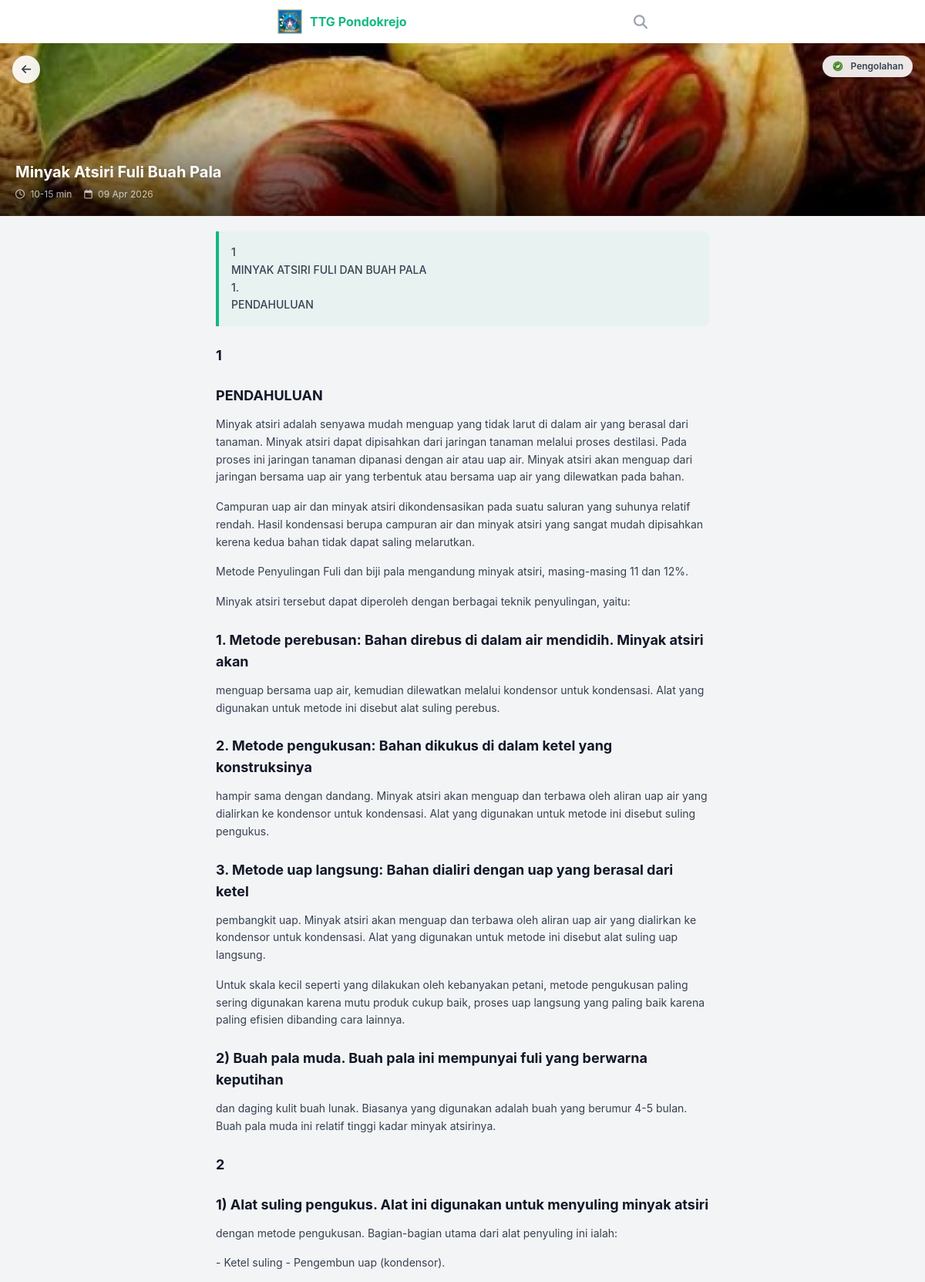
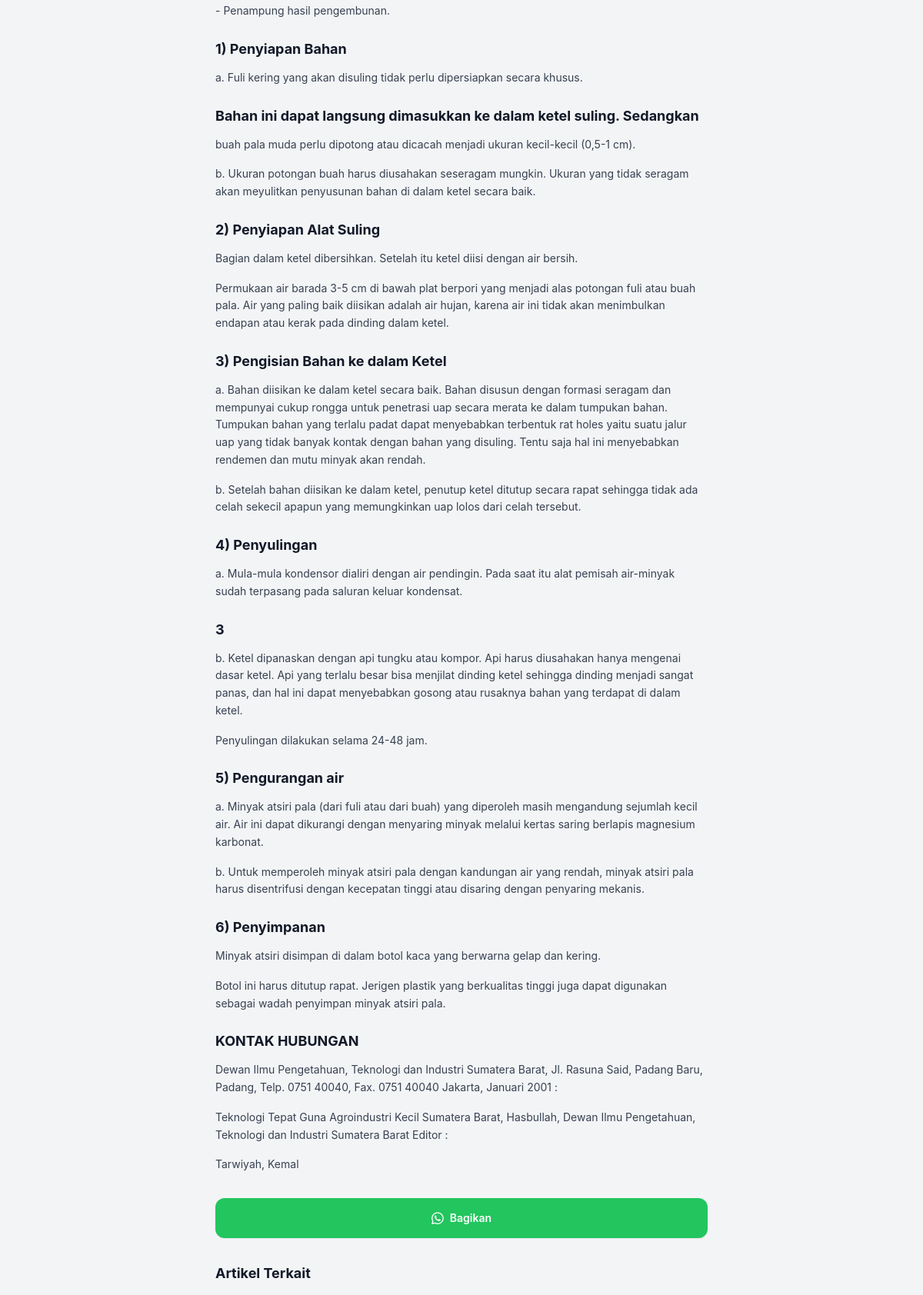
Page /tutorial.php?id=83 (upper part) on the committed database (2 pictures, top to bottom).
### tables this page shows
CREATE TABLE tutorials (
            id INTEGER PRIMARY KEY AUTOINCREMENT,
            title TEXT NOT NULL,
            slug TEXT UNIQUE NOT NULL,
            description TEXT,
            difficulty TEXT, -- 'Easy', 'Medium', 'Hard'
            duration INTEGER, -- in minutes
            category_id INTEGER,
            author_id INTEGER,
            created_at DATETIME DEFAULT CURRENT_TIMESTAMP,
            view_count INTEGER DEFAULT 0,
            image_path TEXT, video_url TEXT, pdf_path TEXT, -- Main thumbnail
            FOREIGN KEY(category_id) REFERENCES categories(id),
            FOREIGN KEY(author_id) REFERENCES users(id)
        );

CREATE TABLE categories (
            id INTEGER PRIMARY KEY AUTOINCREMENT,
            name TEXT NOT NULL,
            icon_class TEXT -- e.g. fa-leaf for fontawesome or just text
        );

CREATE TABLE steps (
            id INTEGER PRIMARY KEY AUTOINCREMENT,
            tutorial_id INTEGER NOT NULL,
            step_number INTEGER NOT NULL,
            title TEXT,
            content TEXT,
            image_path TEXT,
            FOREIGN KEY(tutorial_id) REFERENCES tutorials(id) ON DELETE CASCADE
        );

### includes/icons_map.php (called while the page is built)
<?php
return [
    'pertanian' => 'pertanian.png',
    'peternakan' => 'peternakan.png',
    'perikanan' => 'perikanan.png',
    'energi' => 'energi.png',
    'kerajinan' => 'kerajinan.png',
    'pengolahan limbah' => 'pengolahan limbah.png',
    'daur ulang' => 'daur-ulang.png',
    'pengolahan' => 'pengolahan.png',
    'pengairan' => 'pengairan.png',
    'tanaman obat' => 'herbal.png',
    'ramah lingkungan' => 'ramah lingkungan.png',
    'berita' => 'edukas.png',
    'tak berkategori' => 'tak berkategori.png',
    'teknologi tepat guna' => 'ide.png',
    'budidaya' => 'pertanian.png',
    'tenaga surya' => 'energi.png',
    'pembangkit listrik' => 'energi.png',
];
?>

### public/tutorial.php (the view, shortened to what this page needs)
<?php
require_once __DIR__ . '/../includes/functions.php';
$pdo = connectDB();
$id = (int)$_GET['id'];
$stmt = $pdo->prepare("SELECT t.*, c.name as category_name FROM tutorials t JOIN categories c ON t.category_id = c.id WHERE t.id = ?");
$stmt->execute([$id]);
$tutorial = $stmt->fetch();
$stmt = $pdo->prepare("SELECT * FROM steps WHERE tutorial_id = ? ORDER BY step_number ASC");
$stmt->execute([$id]);
$allSteps = $stmt->fetchAll();
$steps = array_filter($allSteps, function($s) { return !empty($s['title']) || !empty($s['content']); });
$stmt = $pdo->prepare("SELECT id, title, image_path FROM tutorials WHERE category_id = ? AND id != ? ORDER BY RANDOM() LIMIT 3");
$stmt->execute([$tutorial['category_id'], $id]);
$related = $stmt->fetchAll();
require_once __DIR__ . '/../includes/header.php';
?>
<div class="pb-20">
    <div class="relative h-56 bg-gray-200">
        <?php if($tutorial['image_path']): ?>
            <img src="<?php echo BASE_URL . $tutorial['image_path']; ?>" class="w-full h-full object-cover" alt="">
        <?php else: ?>
            <div class="w-full h-full bg-gradient-to-br from-primary to-primary-dark flex items-center justify-center"><i class="fas fa-book-open text-5xl text-white/50"></i></div>
        <?php endif; ?>
        <div class="absolute inset-0 bg-gradient-to-t from-black/70 via-black/20 to-transparent"></div>
        <a href="javascript:history.back()" class="absolute top-4 left-4 w-9 h-9 bg-white/90 backdrop-blur rounded-full flex items-center justify-center shadow"><i class="fas fa-arrow-left text-gray-700 text-sm"></i></a>
        <div class="absolute top-4 right-4 bg-white/90 backdrop-blur px-3 py-1.5 rounded-full shadow-sm flex items-center gap-2">
            <img src="<?php echo getCategoryIcon($tutorial['category_name']); ?>" class="w-4 h-4" alt="">
            <span class="text-xs font-semibold text-gray-700"><?php echo $tutorial['category_name']; ?></span>
        </div>
        <div class="absolute bottom-0 left-0 right-0 p-5">
            <h1 class="text-xl font-bold text-white leading-tight mb-2 drop-shadow"><?php echo htmlspecialchars($tutorial['title']); ?></h1>
            <div class="flex items-center text-white/70 text-xs gap-4">
                <span><i class="far fa-clock mr-1"></i> 10-15 min</span>
                <span><i class="far fa-calendar mr-1"></i> <?php echo date('d M Y', strtotime($tutorial['created_at'])); ?></span>
            </div>
        </div>
    </div>
    <div class="px-4 py-5 max-w-2xl mx-auto">
        <?php if(!empty($tutorial['description'])): ?>
        <div class="bg-primary/5 border-l-4 border-primary rounded-r-lg p-4 mb-6">
            <p class="text-sm text-gray-700 leading-relaxed font-medium"><?php echo nl2br(htmlspecialchars($tutorial['description'])); ?></p>
        </div>
        <?php endif; ?>
        <div class="article-content">
            <?php foreach($steps as $step): ?>
            <?php if(!empty($step['title'])): ?>
            <h2 class="text-lg font-bold text-gray-900 mt-6 mb-3"><?php echo htmlspecialchars($step['title']); ?></h2>
            <?php endif; ?>
            <?php if(!empty($step['content'])): ?>
            <div class="mb-4"><?php echo renderContent($step['content']); ?></div>
            <?php endif; ?>
            <?php endforeach; ?>
        </div>
        <div class="flex gap-3 mt-8">
            <a href="https://wa.me/?text=<?php echo urlencode($tutorial['title'] . ' - ' . "http://$_SERVER[HTTP_HOST]$_SERVER[REQUEST_URI]"); ?>" target="_blank" class="flex-1 bg-green-500 hover:bg-green-600 text-white py-3 rounded-xl font-semibold text-sm flex items-center justify-center gap-2 transition shadow-sm"><i class="fab fa-whatsapp text-lg"></i> Bagikan</a>
        </div>
        <?php if(!empty($related)): ?>
        <div class="mt-8">
            <h3 class="font-bold text-gray-900 text-lg mb-4">Artikel Terkait</h3>
        </div>
        <?php endif; ?>
    </div>
</div>
<?php require_once __DIR__ . '/../includes/footer.php'; ?>

### includes/functions.php (shortened to what this page needs)
<?php
function cleanContent($content) {
    $boilerplate = [
        'TTG BUDIDAYA PERIKANAN', 'TTG PETERNAKAN', 'TTG PENGOLAHAN PANGAN',
        'TTG PERTANIAN', 'TTG KERIJAAN', 'TTG KESEHATAN', 'TTG ENERGI',
        'Kantor Deputi Menegristek', 'Pendayagunaan dan Pemasyarakatan',
        'Gedung II BPP Teknologi', 'Gedung II BPPT', 'Jl. M.H. Thamrin',
        'Tel. 021', 'Fax. 021', 'http://www.ristek.go.id', 'Jakarta 10340',
        'Lantai 6', 'Hal. ', 'KONTAK HUBUNGAN', 'DAFTAR PUSTAKA',
        'ANALISIS EKONOMI', 'Gambaran Peluang', 'Sumber', 'Proyek Pengembangan',
        'Maret 2000', 'Februari 2000', 'Januari 2000',
    ];
    $lines = explode("\n", $content);
    $clean = [];
    $buffer = '';
    foreach ($lines as $line) {
        $t = trim($line);
        $isBoiler = false;
        foreach ($boilerplate as $b) {
            if (stripos($t, $b) !== false) { $isBoiler = true; break; }
        }
        if ($isBoiler) continue;
        $isHeader = preg_match('/^[A-Z\s\.\:]+$/', $t) && strlen($t) > 3 && !preg_match('/[\d\)]$/', $t);
        $bufferEndsWithStop = preg_match('/[.!?:]$/', $buffer);
        if ($buffer !== '' && !$isHeader && !$bufferEndsWithStop) {
            $buffer .= ' ' . $t;
        } else {
            if ($buffer !== '') $clean[] = $buffer;
            $buffer = $t;
        }
    }
    if ($buffer !== '') $clean[] = $buffer;
    return trim(implode("\n\n", $clean));
}
function renderContent($content) {
    $content = cleanContent($content);
    $paragraphs = preg_split('/\n\s*\n/', $content);
    $html = '<div class="article-text font-normal text-gray-700 text-sm leading-relaxed break-words">';
    foreach ($paragraphs as $p) {
        $p = trim($p);
        $escaped = htmlspecialchars($p, ENT_QUOTES, 'UTF-8');
        $html .= '<p class="mb-4 font-normal normal-case">' . $escaped . '</p>';
    }
    $html .= '</div>';
    return $html;
}
function getCategoryIcon($categoryName) {
    static $map = null;
    if ($map === null) $map = require __DIR__ . '/icons_map.php';
    $name = strtolower(trim($categoryName));
    if (isset($map[$name])) return BASE_URL . '/assets/icons/' . $map[$name];
    return BASE_URL . '/assets/icons/tak berkategori.png';
}
?>

### public/tutorial.php (style rules this page uses)
.article-text, .article-text * { font-weight: 400 !important; font-variant-numeric: normal; }

### rows in the picture
tutorials: image_path (picture), category.name "Pengolahan", title "Minyak Atsiri Fuli Buah Pala", created_at "09 Apr 2026", description "1 MINYAK ATSIRI FULI DAN BUAH PALA 1. PENDAHULUAN"
steps: title "1"
steps: title "PENDAHULUAN", content "Minyak atsiri adalah senyawa mudah menguap yang tidak larut di dalam air yang berasal dari tanaman. Minyak atsiri dapat dipisahkan dari jaringan tanaman melalui proses destilasi. Pada proses ini jaringan tanaman dipanasi dengan air atau uap air. Minyak atsiri akan menguap dari jaringan bersama uap air yang terbentuk atau bersama uap air yang dilewatkan pada bahan.", content "Campuran uap air dan minyak atsiri dikondensasikan pada suatu saluran yang suhunya relatif rendah. Hasil kondensasi berupa campuran air dan minyak atsiri yang sangat mudah dipisahkan kerena kedua bahan tidak dapat saling melarutkan.", content "Metode Penyulingan Fuli dan biji pala mengandung minyak atsiri, masing-masing 11 dan 12%.", content "Minyak atsiri tersebut dapat diperoleh dengan berbagai teknik penyulingan, yaitu:"
steps: title "1. Metode perebusan: Bahan direbus di dalam air mendidih. Minyak atsiri akan", content "menguap bersama uap air, kemudian dilewatkan melalui kondensor untuk kondensasi. Alat yang digunakan untuk metode ini disebut alat suling perebus."
steps: title "2. Metode pengukusan: Bahan dikukus di dalam ketel yang konstruksinya", content "hampir sama dengan dandang. Minyak atsiri akan menguap dan terbawa oleh aliran uap air yang dialirkan ke kondensor untuk kondensasi. Alat yang digunakan untuk metode ini disebut suling pengukus."
steps: title "3. Metode uap langsung: Bahan dialiri dengan uap yang berasal dari ketel", content "pembangkit uap. Minyak atsiri akan menguap dan terbawa oleh aliran uap air yang dialirkan ke kondensor untuk kondensasi. Alat yang digunakan untuk metode ini disebut alat suling uap langsung.", content "Untuk skala kecil seperti yang dilakukan oleh kebanyakan petani, metode pengukusan paling sering digunakan karena mutu produk cukup baik, proses uap langsung yang paling baik karena paling efisien dibanding cara lainnya."
steps: title "2) Buah pala muda. Buah pala ini mempunyai fuli yang berwarna keputihan", content "dan daging kulit buah lunak. Biasanya yang digunakan adalah buah yang berumur 4-5 bulan. Buah pala muda ini relatif tinggi kadar minyak atsirinya."
steps: title "2"
steps: title "1) Alat suling pengukus. Alat ini digunakan untuk menyuling minyak atsiri", content "dengan metode pengukusan. Bagian-bagian utama dari alat penyuling ini ialah:", content "- Ketel suling - Pengembun uap (kondensor).", content "- Penampung hasil pengembunan."
steps: title "1) Penyiapan Bahan", content "a. Fuli kering yang akan disuling tidak perlu dipersiapkan secara khusus."
steps: title "Bahan ini dapat langsung dimasukkan ke dalam ketel suling. Sedangkan", content "buah pala muda perlu dipotong atau dicacah menjadi ukuran kecil-kecil (0,5-1 cm).", content "b. Ukuran potongan buah harus diusahakan seseragam mungkin. Ukuran yang tidak seragam akan meyulitkan penyusunan bahan di dalam ketel secara baik."
steps: title "2) Penyiapan Alat Suling", content "Bagian dalam ketel dibersihkan. Setelah itu ketel diisi dengan air bersih.", content "Permukaan air barada 3-5 cm di bawah plat berpori yang menjadi alas potongan fuli atau buah pala. Air yang paling baik diisikan adalah air hujan, karena air ini tidak akan menimbulkan endapan atau kerak pada dinding dalam ketel."
steps: title "3) Pengisian Bahan ke dalam Ketel", content "a. Bahan diisikan ke dalam ketel secara baik. Bahan disusun dengan formasi seragam dan mempunyai cukup rongga untuk penetrasi uap secara merata ke dalam tumpukan bahan. Tumpukan bahan yang terlalu padat dapat menyebabkan terbentuk rat holes yaitu suatu jalur uap yang tidak banyak kontak dengan bahan yang disuling. Tentu saja hal ini menyebabkan rendemen dan mutu minyak akan rendah.", content "b. Setelah bahan diisikan ke dalam ketel, penutup ketel ditutup secara rapat sehingga tidak ada celah sekecil apapun yang memungkinkan uap lolos dari celah tersebut."
steps: title "4) Penyulingan", content "a. Mula-mula kondensor dialiri dengan air pendingin. Pada saat itu alat pemisah air-minyak sudah terpasang pada saluran keluar kondensat."
steps: title "3", content "b. Ketel dipanaskan dengan api tungku atau kompor. Api harus diusahakan hanya mengenai dasar ketel. Api yang terlalu besar bisa menjilat dinding ketel sehingga dinding menjadi sangat panas, dan hal ini dapat menyebabkan gosong atau rusaknya bahan yang terdapat di dalam ketel.", content "Penyulingan dilakukan selama 24-48 jam."
steps: title "5) Pengurangan air", content "a. Minyak atsiri pala (dari fuli atau dari buah) yang diperoleh masih mengandung sejumlah kecil air. Air ini dapat dikurangi dengan menyaring minyak melalui kertas saring berlapis magnesium karbonat.", content "b. Untuk memperoleh minyak atsiri pala dengan kandungan air yang rendah, minyak atsiri pala harus disentrifusi dengan kecepatan tinggi atau disaring dengan penyaring mekanis."
steps: title "6) Penyimpanan", content "Minyak atsiri disimpan di dalam botol kaca yang berwarna gelap dan kering.", content "Botol ini harus ditutup rapat. Jerigen plastik yang berkualitas tinggi juga dapat digunakan sebagai wadah penyimpan minyak atsiri pala."
steps: title "KONTAK HUBUNGAN", content "Dewan Ilmu Pengetahuan, Teknologi dan Industri Sumatera Barat, Jl. Rasuna Said, Padang Baru, Padang, Telp. 0751 40040, Fax. 0751 40040 Jakarta, Januari 2001 :", content "Teknologi Tepat Guna Agroindustri Kecil Sumatera Barat, Hasbullah, Dewan Ilmu Pengetahuan, Teknologi dan Industri Sumatera Barat Editor :", content "Tarwiyah, Kemal"
